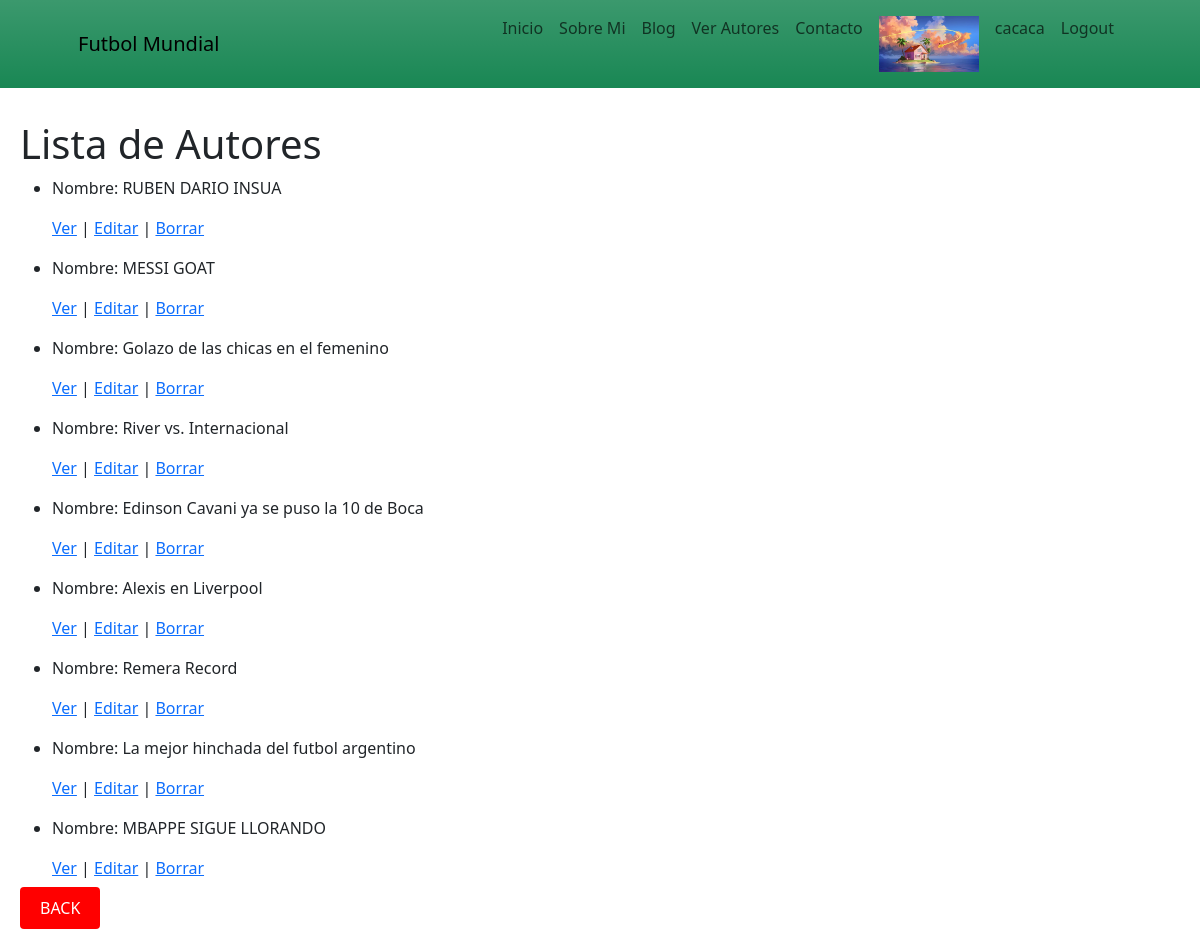
The page /FutbolMundial/autor/list/ (signed in) on the database its author committed.
### FutbolMundial/models.py (models this page shows, shortened)
class Autores(models.Model):
    nombre = models.CharField(max_length=50)
    contenido = models.TextField(max_length=400)
    imagen = models.URLField()
    autor = models.CharField(max_length=30)

### FutbolMundial/views.py (the view)
# urls.py: path('autor/list/', AutorList.as_view(), name='autor_list'),
@method_decorator(login_required, name='dispatch')
class AutorList(ListView):
    model = Autores
    template_name = "autor_list.html"
    def get_context_data(self, **kwargs):
        context = super().get_context_data(**kwargs)
        avatar = getavatar(self.request)
        context['avatar'] = avatar
        return context

### FutbolMundial/views.py (called while the page is built)
def getavatar(request):
    avatar = Avatar.objects.filter(user = request.user.id)
    try:
        avatar = avatar[0].image.url
    except:
        avatar = None
    return avatar

### FutbolMundial/templates/autor_list.html (shortened to what this page needs)
<!DOCTYPE html>
<html lang="en">
<head>
    {% extends "base.html" %}
    {% load static %}
    {% block contenidoQueCambia %}
    <link rel="stylesheet" href="{% static 'css/perfil.css' %}">
    <link href="{% static 'css/bootstrap.min.css'%}" rel="stylesheet"/>
</head>
<body>
    <h1>Lista de Autores</h1>
    <ul>
        {% for autor in object_list %}
            <li>
                <p>Nombre: {{ autor.nombre }} </p>
                <p>
                    <a href="{% url 'Detail' autor.id %}">Ver</a> |
                    <a href="{% url 'Edit' autor.id %}">Editar</a> |
                    <a href="{% url 'Delete' autor.id %}">Borrar</a>
                </p>
            </li>
        {% endfor %}
    </ul>
    <a href="{% url 'menu' %}" style="background-color: #ff0000; color: #fff; padding: 10px 20px; border: none; border-radius: 4px; text-decoration: none;" class="back-button">BACK</a>
    {% endblock %}

### FutbolMundial/templates/base.html (shortened to what this page needs)
<!DOCTYPE html>
<html lang="en">
<head>
    {% load static %}
    <link href="{% static 'css/francoStyle.css'%}" rel="stylesheet"/>
    <link href="{% static 'css/bootstrap.min.css'%}" rel="stylesheet"/>
</head>
<body>
    <nav class="navbar navbar-expand-lg  fixed-top bg-success bg-gradient" id="mainNav" >
        <div class="container px-4 px-lg-5">
            <a class="navbar-brand navText" href="#page-top">Futbol Mundial</a>
            <div class="collapse navbar-collapse" id="navbarResponsive">
                <ul class="navbar-nav ms-auto">
                    <li class="nav-item"><a class="nav-link navText" href="{% url 'menu' %}">Inicio</a></li>
                    <li class="nav-item"><a class="nav-link navText" href="{% url 'sobreMi' %}">Sobre Mi</a></li>
                    <li class="nav-item"><a class="nav-link navText" href="{% url 'blog' %}">Blog</a></li>
                    <li class="nav-item"><a class="nav-link navText" href="{% url 'autor_list' %}">Ver Autores</a></li>
                    <li class="nav-item"><a class="nav-link navText" href="{% url 'contacto' %}">Contacto</a></li>
                    <li class="nav-item"><a class="nav-link navText" href=""><img src="{{avatar}}" width="100px" alt=" "></a></li>
                    <li class="nav-item"><a class="nav-link navText" href="{% url 'perfil' %}">  {{user.username}}</a></li>
                    <li class="nav-item"><a class="nav-link navText" href="{% url 'logout' %}">Logout</a></li>
                </ul>
            </div>
        </div>
    </nav>
    <div class="contenido">
        {% block contenidoQueCambia %}
        {% endblock %}
</body>
</html>

### FutbolMundial/static/css/francoStyle.css (style rules this page uses)
.contenido { margin-top: 90px ; padding: 20px; }

### FutbolMundial/static/css/perfil.css (style rules this page uses)
.contenido { margin-top: 100px ; padding: 20px; }

### rows shown on the page
Autores: nombre "RUBEN DARIO INSUA"
Autores: nombre "MESSI GOAT"
Autores: nombre "Golazo de las chicas en el femenino"
Autores: nombre "River vs. Internacional"
Autores: nombre "Edinson Cavani ya se puso la 10 de Boca"
Autores: nombre "Alexis en Liverpool"
Autores: nombre "Remera Record"
Autores: nombre "La mejor hinchada del futbol argentino"
Autores: nombre "MBAPPE SIGUE LLORANDO"

### other values the page prints
{{ user.username }} "cacaca"
